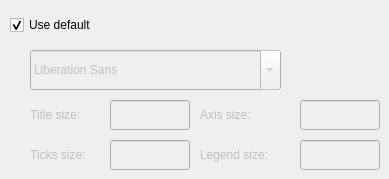
                  <widget class="QWidget" name="page_15">
                   <widget class="QLabel" name="plot1DTitleFontSize_LB">
                    <property name="enabled">
                     <bool>false</bool>
                    </property>
                    <property name="geometry">
                     <rect>
                      <x>30</x>
                      <y>100</y>
                      <width>80</width>
                      <height>30</height>
                     </rect>
                    </property>
                    <property name="minimumSize">
                     <size>
                      <width>80</width>
                      <height>30</height>
                     </size>
                    </property>
                    <property name="text">
                     <string>Title size:</string>
                    </property>
                   </widget>
                   <widget class="QLabel" name="plot1DAxisFontSize_LB">
                    <property name="enabled">
                     <bool>false</bool>
                    </property>
                    <property name="geometry">
                     <rect>
                      <x>200</x>
                      <y>100</y>
                      <width>81</width>
                      <height>30</height>
                     </rect>
                    </property>
                    <property name="minimumSize">
                     <size>
                      <width>80</width>
                      <height>30</height>
                     </size>
                    </property>
                    <property name="text">
                     <string>Axis size:</string>
                    </property>
                   </widget>
                   <widget class="QLabel" name="plot1DLegendFontSize_LB">
                    <property name="enabled">
                     <bool>false</bool>
                    </property>
                    <property name="geometry">
                     <rect>
                      <x>200</x>
                      <y>140</y>
                      <width>100</width>
                      <height>30</height>
                     </rect>
                    </property>
                    <property name="minimumSize">
                     <size>
                      <width>100</width>
                      <height>30</height>
                     </size>
                    </property>
                    <property name="text">
                     <string>Legend size:</string>
                    </property>
                   </widget>
                   <widget class="QLabel" name="plot1DTickFontSize_LB">
                    <property name="enabled">
                     <bool>false</bool>
                    </property>
                    <property name="geometry">
                     <rect>
                      <x>30</x>
                      <y>140</y>
                      <width>81</width>
                      <height>30</height>
                     </rect>
                    </property>
                    <property name="minimumSize">
                     <size>
                      <width>80</width>
                      <height>30</height>
                     </size>
                    </property>
                    <property name="text">
                     <string>Ticks size:</string>
                    </property>
                   </widget>
                   <widget class="QFontComboBox" name="plot1DFont_fontComboBox">
                    <property name="enabled">
                     <bool>false</bool>
                    </property>
                    <property name="geometry">
                     <rect>
                      <x>30</x>
                      <y>50</y>
                      <width>251</width>
                      <height>40</height>
                     </rect>
                    </property>
                    <property name="minimumSize">
                     <size>
                      <width>0</width>
                      <height>40</height>
                     </size>
                    </property>
                   </widget>
                   <widget class="QLineEdit" name="plot1DTitleFontSize_LE">
                    <property name="enabled">
                     <bool>false</bool>
                    </property>
                    <property name="geometry">
                     <rect>
                      <x>110</x>
                      <y>100</y>
                      <width>80</width>
                      <height>30</height>
                     </rect>
                    </property>
                    <property name="minimumSize">
                     <size>
                      <width>42</width>
                      <height>22</height>
                     </size>
                    </property>
                   </widget>
                   <widget class="QLineEdit" name="plot1DAxisFontSize_LE">
                    <property name="enabled">
                     <bool>false</bool>
                    </property>
                    <property name="geometry">
                     <rect>
                      <x>300</x>
                      <y>100</y>
                      <width>80</width>
                      <height>30</height>
                     </rect>
                    </property>
                    <property name="minimumSize">
                     <size>
                      <width>42</width>
                      <height>22</height>
                     </size>
                    </property>
                   </widget>
                   <widget class="QLineEdit" name="plot1DTickFontSize_LE">
                    <property name="enabled">
                     <bool>false</bool>
                    </property>
                    <property name="geometry">
                     <rect>
                      <x>110</x>
                      <y>140</y>
                      <width>80</width>
                      <height>30</height>
                     </rect>
                    </property>
                    <property name="minimumSize">
                     <size>
                      <width>42</width>
                      <height>22</height>
                     </size>
                    </property>
                   </widget>
                   <widget class="QLineEdit" name="plot1DLegendFontSize_LE">
                    <property name="enabled">
                     <bool>false</bool>
                    </property>
                    <property name="geometry">
                     <rect>
                      <x>300</x>
                      <y>140</y>
                      <width>80</width>
                      <height>30</height>
                     </rect>
                    </property>
                    <property name="minimumSize">
                     <size>
                      <width>42</width>
                      <height>22</height>
                     </size>
                    </property>
                   </widget>
                   <widget class="QCheckBox" name="plot1DFont_CB">
                    <property name="geometry">
                     <rect>
                      <x>10</x>
                      <y>10</y>
                      <width>120</width>
                      <height>30</height>
                     </rect>
                    </property>
                    <property name="minimumSize">
                     <size>
                      <width>120</width>
                      <height>30</height>
                     </size>
                    </property>
                    <property name="text">
                     <string>Use default</string>
                    </property>
                    <property name="checked">
                     <bool>true</bool>
                    </property>
                   </widget>
                  </widget>
